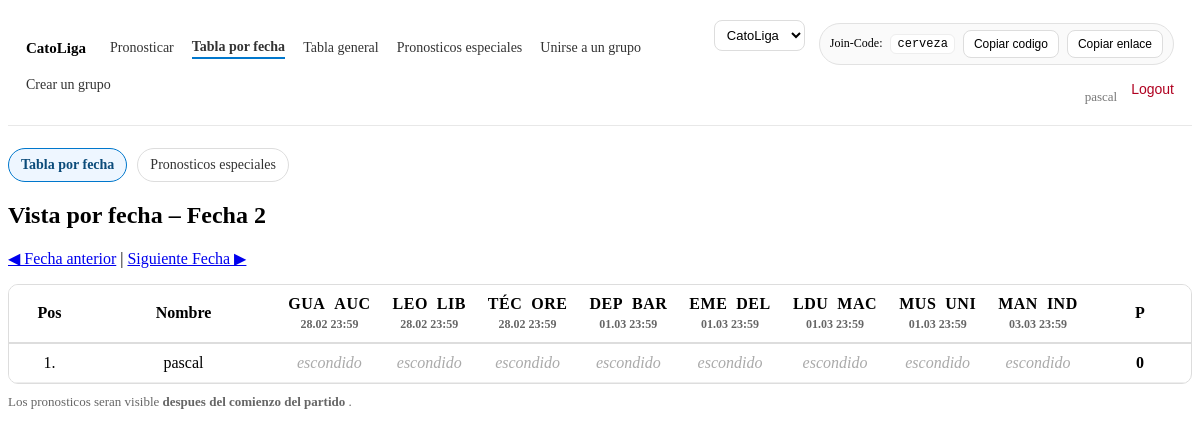
Page /spieltag/?tab=matches&md=2 (signed in) on the committed database.
### tipping/models.py (models this page shows, shortened)
class Group(models.Model):
    tournament = models.ForeignKey(Tournament, on_delete=models.CASCADE, related_name="groups")
    name = models.CharField(max_length=120)
    owner = models.ForeignKey(
        settings.AUTH_USER_MODEL,
        on_delete=models.SET_NULL,
        null=True,
        blank=True,
        related_name="owned_groups",
    )
    join_code = models.CharField(
        max_length=12,
        unique=True,
        db_index=True,
        default=generate_join_code,
    )

class Match(models.Model):
    tournament = models.ForeignKey(Tournament, on_delete=models.CASCADE, related_name="matches")
    home_team = models.CharField(max_length=80)
    away_team = models.CharField(max_length=80)
    kickoff = models.DateTimeField()
    matchday = models.IntegerField(null=True, blank=True)  # "Fecha" aus der CSV
    home_score = models.IntegerField(null=True, blank=True)
    away_score = models.IntegerField(null=True, blank=True)

class Prediction(models.Model):
    user = models.ForeignKey(settings.AUTH_USER_MODEL, on_delete=models.CASCADE)
    group = models.ForeignKey(Group, on_delete=models.CASCADE, related_name="predictions")
    match = models.ForeignKey(Match, on_delete=models.CASCADE, related_name="predictions")
    pred_home = models.IntegerField(null=True, blank=True)
    pred_away = models.IntegerField(null=True, blank=True)
    updated_at = models.DateTimeField(auto_now=True)
    class Meta:
        constraints = [
            models.UniqueConstraint(fields=["user", "group", "match"], name="unique_prediction")
        ]

### tipping/views.py (the view, shortened to what this page needs)
# urls.py: path("spieltag/", views.spieltag, name="spieltag"),
@login_required
def spieltag(request):
    membership = _require_active_membership(request)
    if not membership:
        return redirect("join_group")
    group = membership.group
    tournament = group.tournament
    now = timezone.now()
    tab = request.GET.get("tab", "matches")
    if tab not in {"matches", "bonus"}:
        tab = "matches"
    season_start = tournament.season_start
    bonus_reveal = bool(season_start and now >= season_start)
    memberships = list(
        GroupMembership.objects
        .filter(group=group)
        .select_related("user")
        .order_by("user__username")
    )
    users = [m.user for m in memberships]
    bonus_rows = []
    my_bonus = None
    matchday = _get_selected_matchday(request, tournament, now)
    matches = list(
        Match.objects.filter(tournament=tournament, matchday=matchday)
        .order_by("kickoff", "home_team")
    )
    prev_md, next_md = _prev_next_md(tournament, matchday)
    all_preds = (
        Prediction.objects
        .filter(group=group, match__in=matches, user__in=users)
        .select_related("user", "match")
    )
    pred_map = {(p.user_id, p.match_id): p for p in all_preds}
    match_headers = [
        {
            "match": m,
            "result": (m.home_score, m.away_score)
            if (m.home_score is not None and m.away_score is not None)
            else None,
        }
        for m in matches
    ]
    bonus_points_map = {}
    if bonus_reveal:
        all_bonus = list(
            BonusPrediction.objects
            .filter(group=group, tournament=tournament, user__in=users)
            .select_related("user")
        )
        bonus_by_user = defaultdict(list)
        for bp in all_bonus:
            bonus_by_user[bp.user_id].append(bp)
        for u in users:
            bonus_points_map[u.id] = bonus_points_for_user(tournament, bonus_by_user.get(u.id, []))
    else:
        for u in users:
            bonus_points_map[u.id] = 0
    table_rows = []
    for u in users:
        total_points = 0
        cells = []
        for m in matches:
            reveal = (m.kickoff <= now)
            p = pred_map.get((u.id, m.id))
            cell_points = points_for_prediction(m, p) if reveal else None
            if cell_points is not None:
                total_points += cell_points
            cells.append({"reveal": reveal, "pred": p, "points": cell_points})
        total_points_with_bonus = total_points + bonus_points_map.get(u.id, 0)
        table_rows.append({
            "user": u,
            "cells": cells,
            "total_points": total_points,
            "bonus_points": bonus_points_map.get(u.id, 0),
            "total_with_bonus": total_points_with_bonus,
        })
    if bonus_reveal:
        table_rows.sort(key=lambda r: (-r["total_with_bonus"], r["user"].username.lower()))
    else:
        table_rows.sort(key=lambda r: (-r["total_points"], r["user"].username.lower()))
    return render(request, "tipping/spieltag.html", {
        "group": group,
        "tab": tab,
        "matchday": matchday,
        "matches": match_headers,
        "table_rows": table_rows,
        "prev_md": prev_md,
        "next_md": next_md,
        "now": now,
        "season_start": season_start,
        "bonus_reveal": bonus_reveal,
        "bonus_rows": bonus_rows,
        "my_bonus": my_bonus,
    })

### templates/tipping/spieltag.html (shortened to what this page needs)
{% include "tipping/_nav.html" %}
<div class="tabs">
  <a class="tab {% if tab != 'bonus' %}active{% endif %}"
     href="{% if matchday %}/spieltag/?tab=matches&md={{ matchday }}{% else %}/spieltag/?tab=matches{% endif %}">
    Tabla por fecha
  </a>
  <a class="tab {% if tab == 'bonus' %}active{% endif %}"
     href="{% if matchday %}/spieltag/?tab=bonus&md={{ matchday }}{% else %}/spieltag/?tab=bonus{% endif %}">
    Pronosticos especiales
  </a>
</div>
{% if tab == "bonus" %}
  <h2>Pronosticos especiales – {{ group.name }}</h2>
  {% if not bonus_reveal %}
    <div class="locked">
      Pronosticos especiales estan todavia <strong>escondidos</strong>.
      {% if season_start %}
        Van a ser visibles <strong>{{ season_start|date:"d.m.Y H:i" }}</strong> .
      {% else %}
        Falta la fecha de inicio del campeonato.
      {% endif %}
    </div>
  {% endif %}
  <div class="kicktipp-wrap" style="margin-top:14px;">
    <table class="kicktipp" style="min-width:760px;">
      <thead>
        <tr>
          <th class="sticky-col-1">Pos</th>
          <th class="sticky-col-2">Name</th>
          <th>Campeon medio año</th>
          <th>Campeon</th>
          <th>Primer cambio de entrnador</th>
          <th>Maximo goleador</th>
          <th>Desciende 1</th>
          <th>Desciende 2</th>
          <th class="right-col">Bonus-P</th>
        </tr>
      </thead>
      <tbody>
        {% if bonus_reveal %}
          {% for row in bonus_rows %}
            <tr>
              <td class="sticky-col-1">{{ forloop.counter }}.</td>
              <td class="sticky-col-2">{{ row.user.username }}</td>
              <td>{{ row.picks.herbstmeister|default:"—" }}</td>
              <td>{{ row.picks.meister|default:"—" }}</td>
              <td>{{ row.picks.trainer_first|default:"—" }}</td>
              <td>{{ row.picks.topscorer|default:"—" }}</td>
              <td>{{ row.picks.relegation1|default:"—" }}</td>
              <td>{{ row.picks.relegation2|default:"—" }}</td>
              <td class="right-col">{{ row.points }}</td>
            </tr>
          {% endfor %}
        {% else %}
          {% for m in group.groupmembership_set.all %}
            <tr>
              <td class="sticky-col-1">{{ forloop.counter }}.</td>
              <td class="sticky-col-2">{{ m.user.username }}</td>
              <td colspan="6"><span class="hidden-tip">versteckt</span></td>
              <td class="right-col">—</td>
            </tr>
          {% endfor %}
        {% endif %}
      </tbody>
    </table>
  </div>
  <p class="note">
    Los pronosticos especiales solo serán visibles una vez comenzada la temporada. Los puntos extra se sumarán a la puntuación total (5 puntos por cada pronostico correcto).
  </p>
{% else %}
  {% if matchday %}
    <h2>Vista por fecha – Fecha {{ matchday }}</h2>
    <p>
      {% if prev_md %}<a href="/spieltag/?tab=matches&md={{ prev_md }}">◀ Fecha anterior</a>{% endif %}
      {% if prev_md and next_md %} | {% endif %}
      {% if next_md %}<a href="/spieltag/?tab=matches&md={{ next_md }}">Siguiente Fecha ▶</a>{% endif %}
    </p>
    <div class="kicktipp-wrap">
      <table class="kicktipp">
        <thead>
          <tr>
            <th class="sticky-col-1">Pos</th>
            <th class="sticky-col-2">Nombre</th>
            {% for h in matches %}
              <th>
                <div class="match-head">
                  {{ h.match.home_team|slice:":3"|upper }}&nbsp;&nbsp;{{ h.match.away_team|slice:":3"|upper }}
                </div>
                <div class="match-sub">
                  {% if h.result %}
                    {{ h.result.0 }}:{{ h.result.1 }}
                  {% else %}
                    {{ h.match.kickoff|date:"d.m H:i" }}
                  {% endif %}
                </div>
              </th>
            {% endfor %}
            <th class="right-col">P</th>
          </tr>
        </thead>
        <tbody>
          {% for row in table_rows %}
            <tr>
              <td class="sticky-col-1">{{ forloop.counter }}.</td>
              <td class="sticky-col-2">{{ row.user.username }}</td>
              {% for c in row.cells %}
                <td>
                  {% if c.reveal %}
                    {% if c.pred %}
                      <div class="tip">{{ c.pred.pred_home }}:{{ c.pred.pred_away }}</div>
                      <div class="pts">{{ c.points }}</div>
                    {% else %}
                      <div class="tip">—</div>
                      <div class="pts">0</div>
                    {% endif %}
                  {% else %}
                    <div class="hidden-tip">escondido</div>
                  {% endif %}
                </td>
              {% endfor %}
              <td class="right-col">
                {{ row.total_points }}
              </td>
            </tr>
          {% endfor %}
        </tbody>
      </table>
    </div>
    <p class="note">
      Los pronosticos seran visible <strong>despues del comienzo del partido</strong> .
    </p>
  {% else %}
    <p>Keine zukünftigen Matches gefunden.</p>
  {% endif %}
{% endif %}

### templates/tipping/_nav.html (shortened to what this page needs)
<div class="nav">
  <div class="nav-left">
    <span class="nav-title">
      {% if group %}{{ group.name }}{% else %}Tippspiel{% endif %}
    </span>
    {% if request.user.is_authenticated %}
      {% if group %}
        <a href="{% url 'tippen' %}" class="{% if request.resolver_match.url_name == 'tippen' %}active{% endif %}">
          Pronosticar
        </a>
        <a href="{% url 'spieltag' %}" class="{% if request.resolver_match.url_name == 'spieltag' %}active{% endif %}">
          Tabla por fecha
        </a>
        <a href="{% url 'tabelle' %}" class="{% if request.resolver_match.url_name == 'tabelle' %}active{% endif %}">
          Tabla general
        </a>
        <a href="{% url 'bonus_tips' %}" class="{% if request.resolver_match.url_name == 'bonus_tips' %}active{% endif %}">
          Pronosticos especiales
        </a>
      {% endif %}
      <a href="{% url 'join_group' %}" class="{% if request.resolver_match.url_name == 'join_group' %}active{% endif %}">
        Unirse a un grupo
      </a>
      <a href="{% url 'create_group' %}" class="{% if request.resolver_match.url_name == 'create_group' %}active{% endif %}">
        Crear un grupo
      </a>
    {% endif %}
  </div>
  <div class="nav-right">
    {% if request.user.is_authenticated %}
      {% if my_groups and my_groups|length > 1 %}
        <form method="post" action="{% url 'set_active_group' %}" class="group-switch">
          <select name="group_id" onchange="this.form.submit()">
            {% for g in my_groups %}
              <option value="{{ g.id }}" {% if group and g.id == group.id %}selected{% endif %}>
                {{ g.name }}
              </option>
            {% endfor %}
          </select>
        </form>
      {% endif %}
      {% if membership and membership.is_creator and group %}
        <span class="pill">
          Join-Code: <code>{{ group.join_code }}</code>
          <button class="mini-btn" type="button"
                  onclick="navigator.clipboard.writeText('{{ group.join_code }}')">
            Copiar codigo
          </button>
          <button class="mini-btn" type="button"
                  onclick="navigator.clipboard.writeText(window.location.origin + '{% url 'join_group' %}?code={{ group.join_code }}')">
            Copiar enlace
          </button>
        </span>
      {% endif %}
      <span class="muted-user">{{ request.user.username }}</span>
      <form method="post" action="{% url 'logout' %}">
        <button type="submit" class="logout-btn">Logout</button>
      </form>
    {% endif %}
  </div>
</div>

### rows in the picture
Group: name "CatoLiga", join_code "cerveza"
Match: match.home_team "GUA", match.away_team "AUC", match.kickoff "28.02 23:59"
Match: match.home_team "LEO", match.away_team "LIB", match.kickoff "28.02 23:59"
Match: match.home_team "TÉC", match.away_team "ORE", match.kickoff "28.02 23:59"
Match: match.home_team "DEP", match.away_team "BAR", match.kickoff "01.03 23:59"
Match: match.home_team "EME", match.away_team "DEL", match.kickoff "01.03 23:59"
Match: match.home_team "LDU", match.away_team "MAC", match.kickoff "01.03 23:59"
Match: match.home_team "MUS", match.away_team "UNI", match.kickoff "01.03 23:59"
Match: match.home_team "MAN", match.away_team "IND", match.kickoff "03.03 23:59"

### other values in the picture
{{ request.user.username }} "pascal"
{{ matchday }} "2"
{{ row.user.username }} "pascal"
{{ row.total_points }} "0"
form field group_id "CatoLiga"
